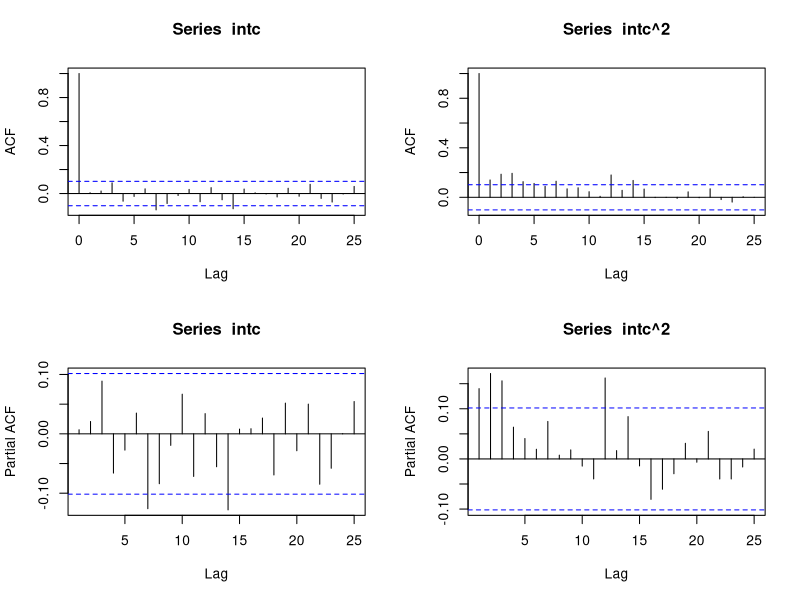
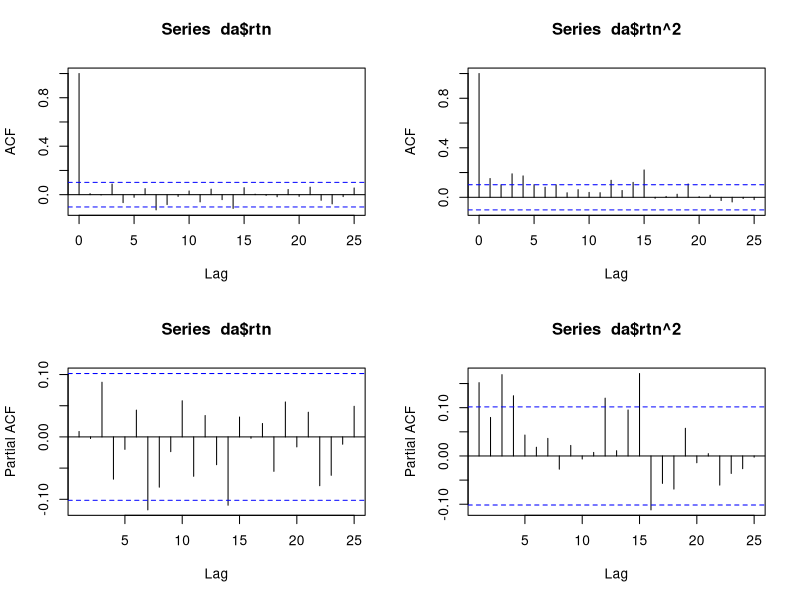
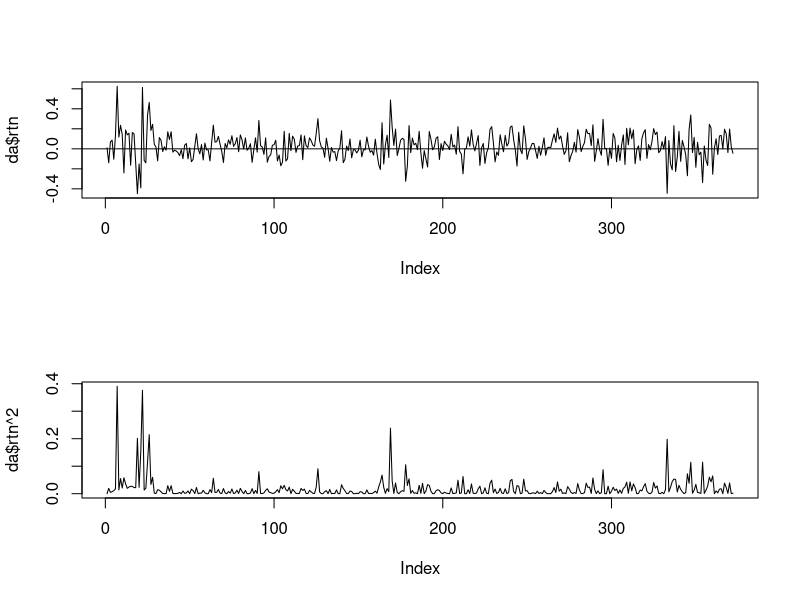

Write R code to recreate these figures, in order. (Note: this script raises an error after producing the figures.)
## Script to illustrate ARCH models using Intel

library(fGarch)
da=read.table("m-intc7303.txt",header=T)
head(da);tail(da)
intc=log(da$rtn+1)  # compute log returns

## plot
x11(10,7)
par(mfcol=c(2,2))
acf(intc); pacf(intc); acf(intc^2); pacf(intc^2)
acf(da$rtn); pacf(da$rtn); acf(da$rtn^2); pacf(da$rtn^2)
x11(10,7)
par(mfcol=c(2,1))
plot(da$rtn,type='l');abline(h=0);plot(da$rtn^2,type='l')

## some preliminary test
t.test(intc)
Box.test(intc,lag=10,type='Ljung')
Box.test(intc^2,lag=10,type='Ljung')

m1 = garchFit(~garch(3,0),data= intc) # lots of output
m1 = garchFit(~garch(3,0),data= intc,trace=F) # no output printed.
summary(m1) 

### refine the model
m2=garchFit(~garch(1,0),data= intc,trace=F)
summary(m2)
plot(m2)
predict(m2,6) # prediction

# use Student-t innovations
m3=garchFit(~garch(1,0),data= intc,trace=F,cond.dist=c("std"))
summary(m3)
plot(m3)

# use skewed Student-t innovations
m4=garchFit(~garch(1,0),data= intc,trace=F,cond.dist=c("sstd"))
summary(m4)
plot(m4)
